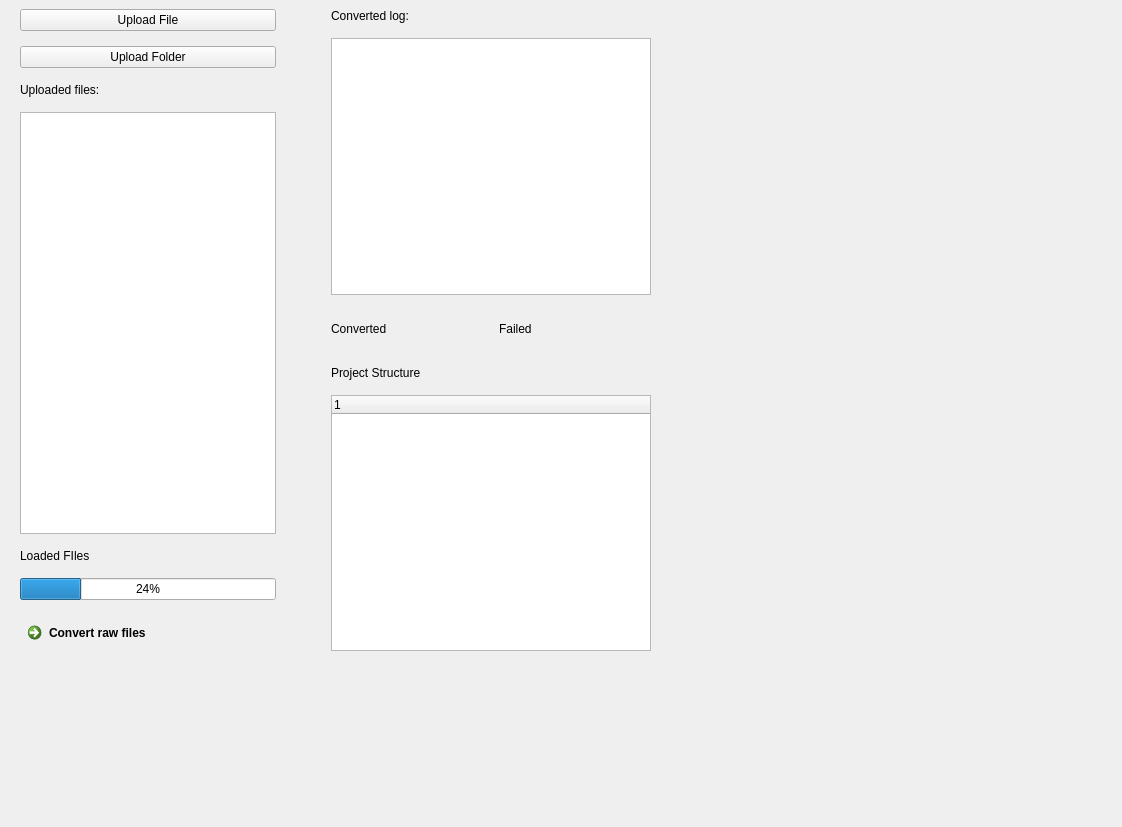
<?xml version="1.0" encoding="UTF-8"?>
<ui version="4.0">
 <class>Form</class>
 <widget class="QWidget" name="Form">
  <property name="geometry">
   <rect>
    <x>0</x>
    <y>0</y>
    <width>1122</width>
    <height>827</height>
   </rect>
  </property>
  <property name="windowTitle">
   <string>Form</string>
  </property>
  <property name="windowOpacity">
   <double>0.000000000000000</double>
  </property>
  <property name="layoutDirection">
   <enum>Qt::LeftToRight</enum>
  </property>
  <property name="autoFillBackground">
   <bool>false</bool>
  </property>
  <widget class="QWidget" name="horizontalLayoutWidget">
   <property name="geometry">
    <rect>
     <x>0</x>
     <y>0</y>
     <width>651</width>
     <height>651</height>
    </rect>
   </property>
   <layout class="QHBoxLayout" name="mainlayout" stretch="0,1,8">
    <property name="spacing">
     <number>15</number>
    </property>
    <property name="sizeConstraint">
     <enum>QLayout::SetMaximumSize</enum>
    </property>
    <property name="leftMargin">
     <number>20</number>
    </property>
    <property name="topMargin">
     <number>9</number>
    </property>
    <property name="rightMargin">
     <number>0</number>
    </property>
    <item>
     <layout class="QVBoxLayout" name="layoutleft" stretch="0,0,0,0,0,0,0">
      <item>
       <widget class="QPushButton" name="load_single_xlsx">
        <property name="text">
         <string>Upload File</string>
        </property>
       </widget>
      </item>
      <item>
       <widget class="QPushButton" name="load_folder_xlsx">
        <property name="text">
         <string>Upload Folder</string>
        </property>
       </widget>
      </item>
      <item>
       <widget class="QLabel" name="raw_list_widget_title">
        <property name="text">
         <string>Uploaded files:</string>
        </property>
       </widget>
      </item>
      <item>
       <widget class="QListWidget" name="listWidget"/>
      </item>
      <item>
       <widget class="QLabel" name="loaded_list_widget">
        <property name="text">
         <string>Loaded FIles </string>
        </property>
       </widget>
      </item>
      <item>
       <widget class="QProgressBar" name="progressBar">
        <property name="value">
         <number>24</number>
        </property>
       </widget>
      </item>
      <item>
       <widget class="QCommandLinkButton" name="convert">
        <property name="cursor">
         <cursorShape>ArrowCursor</cursorShape>
        </property>
        <property name="text">
         <string>Convert raw files</string>
        </property>
        <property name="checkable">
         <bool>false</bool>
        </property>
       </widget>
      </item>
     </layout>
    </item>
    <item>
     <spacer name="horizontalSpacer">
      <property name="orientation">
       <enum>Qt::Horizontal</enum>
      </property>
      <property name="sizeType">
       <enum>QSizePolicy::Fixed</enum>
      </property>
      <property name="sizeHint" stdset="0">
       <size>
        <width>40</width>
        <height>20</height>
       </size>
      </property>
     </spacer>
    </item>
    <item>
     <layout class="QVBoxLayout" name="layoutright">
      <item>
       <widget class="QLabel" name="label_list_widget_right">
        <property name="text">
         <string>Converted log:</string>
        </property>
       </widget>
      </item>
      <item>
       <widget class="QListView" name="listView"/>
      </item>
      <item>
       <layout class="QHBoxLayout" name="horizontalLayout_2">
        <property name="topMargin">
         <number>12</number>
        </property>
        <item>
         <widget class="QLabel" name="label_converted">
          <property name="text">
           <string>Converted</string>
          </property>
         </widget>
        </item>
        <item>
         <widget class="QLabel" name="label_failed">
          <property name="text">
           <string>Failed</string>
          </property>
         </widget>
        </item>
       </layout>
      </item>
      <item>
       <spacer name="verticalSpacer">
        <property name="orientation">
         <enum>Qt::Vertical</enum>
        </property>
        <property name="sizeType">
         <enum>QSizePolicy::Fixed</enum>
        </property>
        <property name="sizeHint" stdset="0">
         <size>
          <width>20</width>
          <height>15</height>
         </size>
        </property>
       </spacer>
      </item>
      <item>
       <widget class="QLabel" name="project_structure_tree">
        <property name="text">
         <string>Project Structure</string>
        </property>
       </widget>
      </item>
      <item>
       <widget class="QTreeWidget" name="treeWidget">
        <column>
         <property name="text">
          <string notr="true">1</string>
         </property>
        </column>
       </widget>
      </item>
     </layout>
    </item>
   </layout>
  </widget>
 </widget>
 <resources/>
 <connections/>
</ui>
